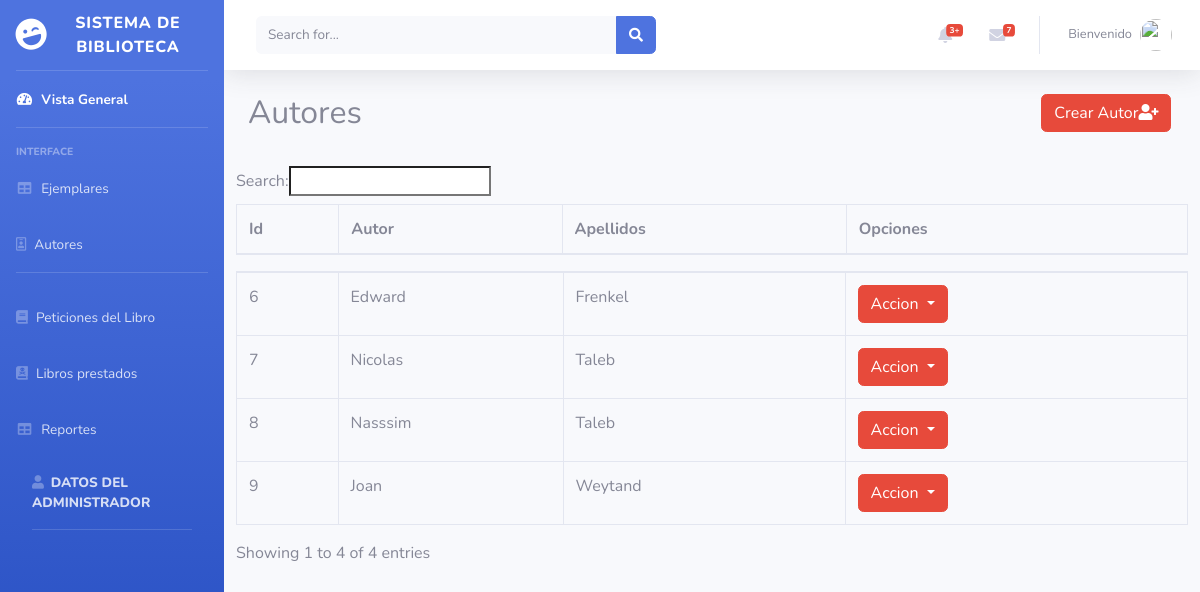
The page /index.php/autor on the database as committed earlier.
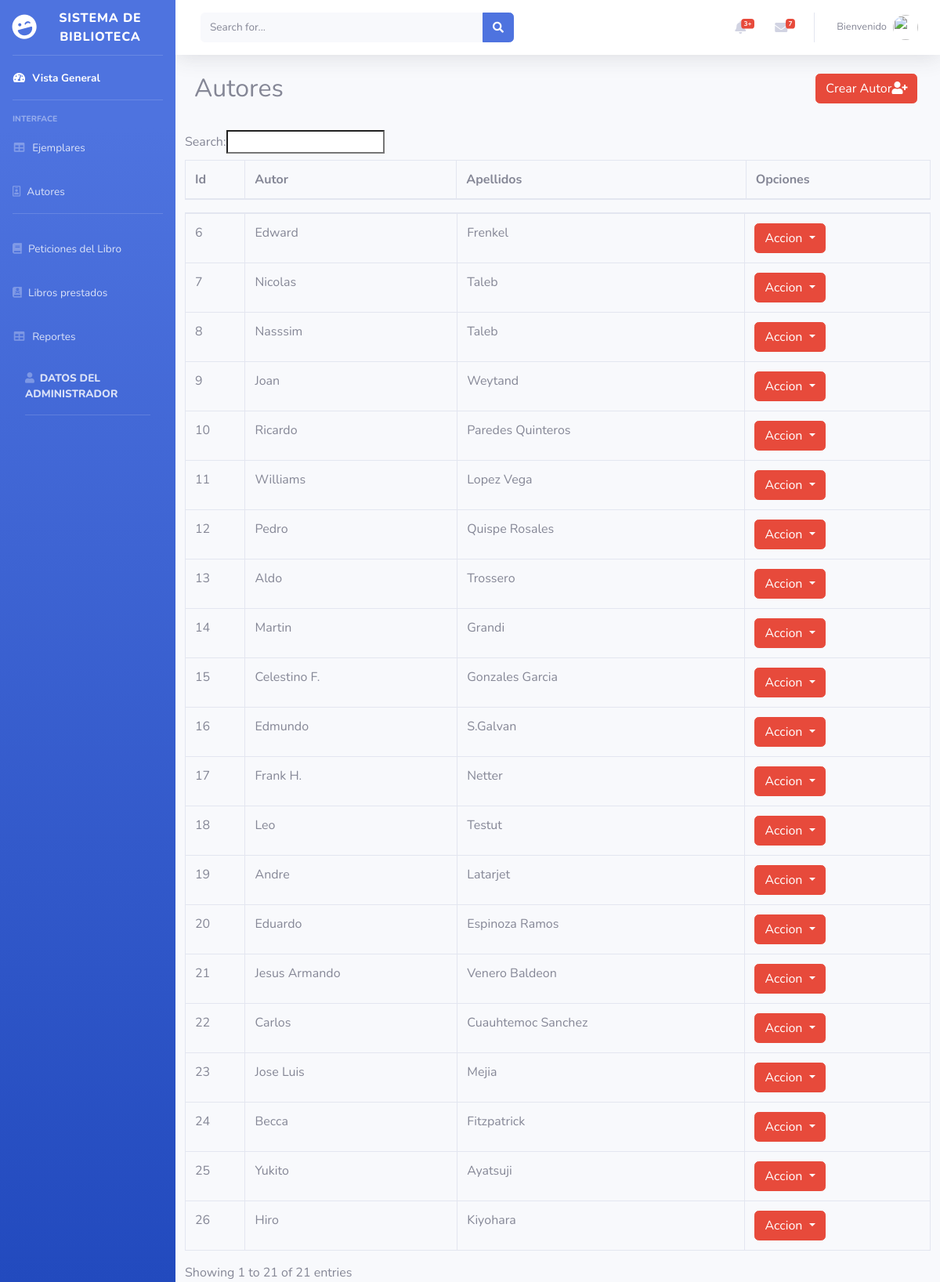
The same page on the database as committed later.
### tables this page shows
CREATE TABLE `autor` (
  `auto_id` int(11) NOT NULL,
  `auto_nombres` varchar(45) DEFAULT NULL,
  `auto_apellidos` varchar(45) DEFAULT NULL,
  `auto_biografia` text DEFAULT NULL
);

### application/controllers/Autor.php (called while the page is built, shortened)
<?php
class Autor extends CI_Controller {
    public function __construct()
    {
        $this->load->model('Autor_model');
        $this->load->helper('url_helper');
        $this->load->helper('form');
        $this->load->library('form_validation');
    }
    public function index()
    {
        $this->load->view('administrador/header');
        $data['autores'] = $this->Autor_model->notes_list();
        $data['titulo'] = 'Listado';
        $this->load->view('autores/lista_autor', $data);
    }
}

### index.php (called while the page is built, shortened)
<?php
require_once BASEPATH.'core/CodeIgniter.php';

### application/models/Autor_model.php (called while the page is built, shortened)
<?php
class Autor_model extends CI_Model {
    public function notes_list()
    {
        $query = $this->db->get('autor');
        return $query->result();
    }
}

### application/views/autores/lista_autor.php (the view, shortened to what this page needs)
  <link rel="stylesheet" type="text/css" href="https://cdn.datatables.net/1.10.16/css/dataTables.bootstrap.min.css">
<div class="container">
    <div class="row mt40">
   <div class="col-md-10">
    <h2>Autores</h2>
   </div>
   <div class="col-md-2">
    <a href="<?php echo base_url('index.php/Autor/crear/') ?>" class="btn btn-danger">Crear Autor<i class="fas fa-user-plus"></i></a>
   </div>
   <br>
   <br>
   <br>
    <table class="table table-bordered" id="example" cellspacing="0" width="100%">
       <thead>
          <tr>
             <th>Id</th>
             <th>Autor</th>
             <th>Apellidos</th>
             <th>Opciones</th>
          </tr>
       </thead>
       <tbody>
          <?php if($autores): ?>
          <?php foreach($autores as $autor): ?>
          <tr>
             <td><?php echo $autor->auto_id; ?></td>
             <td><?php echo $autor->auto_nombres; ?></td>
             <td><?php echo $autor->auto_apellidos; ?></td>
             <td>
              <div class="dropdown">
                <button class="btn btn-danger dropdown-toggle" type="button" data-toggle="dropdown">Accion
                  <span class="caret"></span></button>
              </div>
             </td>
          </tr>
         <?php endforeach; ?>
         <?php endif; ?>
       </tbody>
    </table>
</div>
</div>
</body>
</html>

Rows that differ between the two databases and show on the page:
added autor: auto_id "10", auto_nombres "Ricardo", auto_apellidos "Paredes Quinteros"
added autor: auto_id "11", auto_nombres "Williams", auto_apellidos "Lopez Vega"
added autor: auto_id "12", auto_nombres "Pedro", auto_apellidos "Quispe Rosales"
added autor: auto_id "13", auto_nombres "Aldo", auto_apellidos "Trossero"
added autor: auto_id "14", auto_nombres "Martin", auto_apellidos "Grandi"
added autor: auto_id "15", auto_nombres "Celestino F.", auto_apellidos "Gonzales Garcia"
added autor: auto_id "16", auto_nombres "Edmundo", auto_apellidos "S.Galvan"
added autor: auto_id "17", auto_nombres "Frank H.", auto_apellidos "Netter"
added autor: auto_id "18", auto_nombres "Leo", auto_apellidos "Testut"
added autor: auto_id "19", auto_nombres "Andre", auto_apellidos "Latarjet"
added autor: auto_id "20", auto_nombres "Eduardo", auto_apellidos "Espinoza Ramos"
added autor: auto_id "21", auto_nombres "Jesus Armando", auto_apellidos "Venero Baldeon"
added autor: auto_id "22", auto_nombres "Carlos", auto_apellidos "Cuauhtemoc Sanchez"
added autor: auto_id "23", auto_nombres "Jose Luis", auto_apellidos "Mejia"
added autor: auto_id "24", auto_nombres "Becca", auto_apellidos "Fitzpatrick"
added autor: auto_id "25", auto_nombres "Yukito", auto_apellidos "Ayatsuji"
added autor: auto_id "26", auto_nombres "Hiro", auto_apellidos "Kiyohara"
Other text that changed with them:
text written by a page script: "Search: Showing 1 to 4 of 4 entries" → "Search: Showing 1 to 21 of 21 entries"
